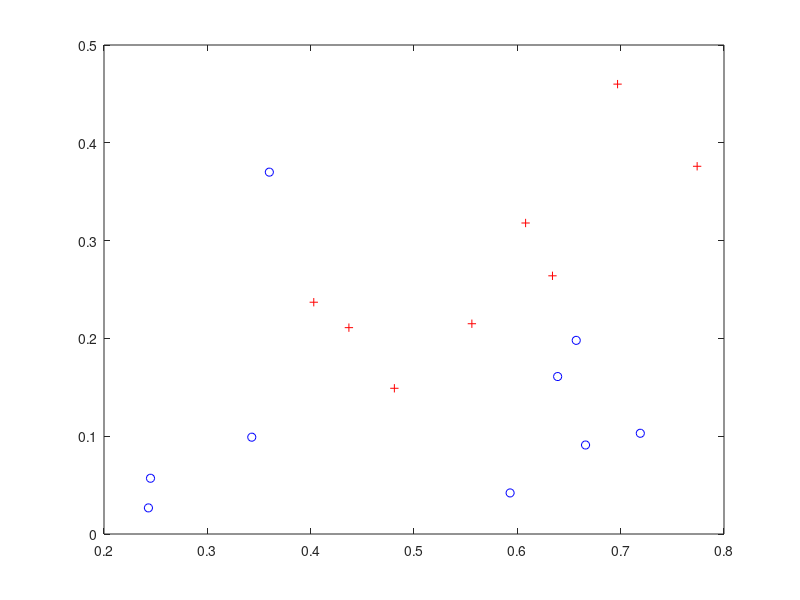

Write the MATLAB code that produced this figure. (Note: this script raises an error after producing the figure.)

load('watermelon.txt');%读取数据
x = watermelon(:,(2:3));
y = watermelon(:,4);
x=[x,ones(size(x,1),1)];%在最后一列加1，用来表示常数项b
[xt,yt] = find(watermelon(:,4)==1);%查找分类为好瓜的

%画图

plot(x(xt,1),x(xt,2),'r+');
hold on;
[xt,yt] = find(watermelon(:,4)==0);%查找分类为好瓜的
plot(x(xt,1),x(xt,2),'bo');

%初始化beta
beta = zeros(size(x,2),1);
%alpha为梯度下降的步长，times循环次数
alpha = 0.01;times = 100000;
%梯度下降法
beta = gradient(alpha,beta,x,y,times);

[acc,error,P,R] = compare(beta,x,y)

hold on;
%画出决策边界
y1 = -beta(1,1)/beta(2,1)*1-beta(3,1)/beta(2,1);
plot([0,1],[-beta(3,1)/beta(2,1),y1]);
%牛顿法
%beta = Newton(beta,x,y,times);
%disp('newton，beta ');
%beta
%hold on;
%y1 = -beta(1,1)/beta(2,1)*1-beta(3,1)/beta(2,1);
%plot([0,1],[-beta(3,1)/beta(2,1),y1],'r');
